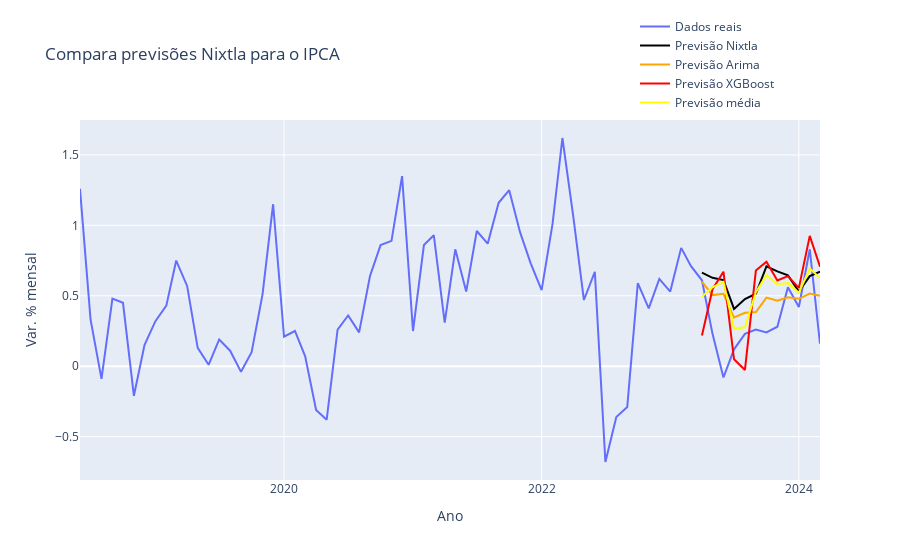

The notebook cell this image was saved under:
### Code cell
fig = go.Figure() 
n=70
fig.add_trace(go.Scatter(x=dados.data.tail(n),y=resultados['y'].tail(n),mode='lines',name='Dados reais'))
fig.add_trace(go.Scatter(x=dados.data.tail(n),y=resultados['previsao_IA'].tail(n),mode='lines', line_color='black',name='Previsão Nixtla'))
fig.add_trace(go.Scatter(x=dados.data.tail(n),y=resultados['previsao_A'].tail(n),mode='lines', line_color='orange',name='Previsão Arima'))
fig.add_trace(go.Scatter(x=dados.data.tail(n),y=resultados['previsao_X'].tail(n),mode='lines', line_color='red',name='Previsão XGBoost'))
fig.add_trace(go.Scatter(x=dados.data.tail(n),y=resultados['previsao_media'].tail(n),mode='lines', line_color='yellow',name='Previsão média'))
fig.update_layout(
    title="Compara previsões Nixtla para o IPCA",
    xaxis_title="Ano", yaxis_title="Var. % mensal",
    xaxis_tickformat="%Y", xaxis_dtick="M24",
    legend_x=.75 ,  legend_y=1.3,)

fig.show()
